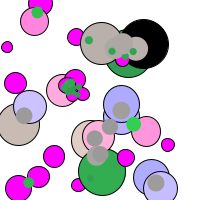
Frame 1 (no input)
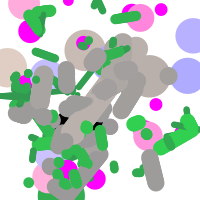
Frame 60 (the mouse pressed at the canvas centre just before this capture)
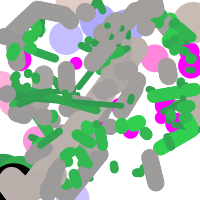
Frame 120 (the mouse held since frame 60 and released just before this capture)

The Processing sketch that drew these frames (run headless with seeded random() and noise(); from frame 60 on, the mouse is pressed at the canvas centre):

// Processing sketch: Process14(Software3)
// ── Process14(Software3).pde
ArrayList<E4Instance> elements = new ArrayList<E4Instance>(); // List to store instances of E4
ArrayList<PVector> intersections = new ArrayList<PVector>(); // List to store intersection points
ArrayList<PVector> intersectionDisplay = new ArrayList<PVector>(); // List to store displayed intersection points
int numberOfElements = 30; // Number of E4 instances
float maxCircleSize = 50; // Maximum circle size

void setup() {
  size(200,200);
  
  // Create a rectangular surface filled with instances of E4 with varying size ranges
  for (int i = 0; i < numberOfElements; i++) {
    float x = random(width);
    float y = random(height);
    float size = random(10, 50); // Adjusted size range
    float speedX = random(-2, 2);
    float speedY = random(-2, 2);
    elements.add(new E4Instance(x, y, size, speedX, speedY));
  }
}

void draw() {
  background(255);
  
  // Move and display each instance of E4
  for (E4Instance e : elements) {
    e.update();
    e.display();
  }
  
  // Check for intersections between E4 instances
  intersections.clear(); // Clear previous intersections
  
  for (int i = 0; i < elements.size(); i++) {
    for (int j = i + 1; j < elements.size(); j++) {
      PVector intersection = elements.get(i).checkIntersection(elements.get(j));
      if (intersection != null) {
        if (!intersectionDisplay.contains(intersection)) {
          intersectionDisplay.add(intersection);
        }
      }
    }
  }
  
  // Draw circles at displayed intersection points
  noStroke(); // Remove outline
  for (PVector intersection : intersectionDisplay) {
    float sizeGradient = intersection.z;
    fill(getCircleColor(sizeGradient));
    ellipse(intersection.x, intersection.y, sizeGradient / 2, sizeGradient / 2); // Adjusted circle size
  }
}

color getCircleColor(float sizeGradient) {
  color c;
  if (sizeGradient < 10) {
    c = color(0); // Black
  } else if (sizeGradient >= 10 && sizeGradient < 30) {
    c = color(50, 150 + (sizeGradient - 10) * 3, 80); // Camo green
  } else if (sizeGradient >= 30 && sizeGradient < 70) {
    c = color(150 + (sizeGradient - 30) * 2, 150 + (sizeGradient - 30) * 1.5, 150 + (sizeGradient - 30) * 1.25); // Gray
  } else if (sizeGradient >= 70 && sizeGradient < 110) {
    c = color(150 + (sizeGradient - 70) * 1.5, 150 + (sizeGradient - 70) * 1.25, 255); // Gray blue
  } else if (sizeGradient >= 110 && sizeGradient < 150) {
    c = color(255, 180 - (sizeGradient - 110) * 1.5, 220); // Darker pink
  } else {
    c = color(255, 255 - sizeGradient * 3, 255); // White
  }
  return c;
}

class E4Instance {
  float x, y;
  float size;
  float speedX, speedY;

  E4Instance(float xPos, float yPos, float s, float sx, float sy) {
    x = xPos;
    y = yPos;
    size = s;
    speedX = sx;
    speedY = sy;
  }

  void update() {
    x += speedX;
    y += speedY;

    if (x < 0 || x > width) {
      speedX *= -1;
    }
    if (y < 0 || y > height) {
      speedY *= -1;
    }
  }

  void display() {
    float sizeGradient = map(size, 10, 50, 255, 0); // Mapping size to color gradient
    fill(getCircleColor(sizeGradient));
    ellipse(x, y, size, size);
  }

  PVector checkIntersection(E4Instance other) {
    float distance = dist(x, y, other.x, other.y);
    if (distance < (size + other.size) / 2) {
      float newSize = min(size, other.size); // Set the intersecting size to the minimum size
      return new PVector((x + other.x) / 2, (y + other.y) / 2, newSize);
    }
    return null;
  }
}
